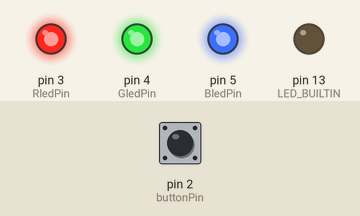
The sketch below on a simulated Arduino Uno, built with avr-gcc and run on an emulated ATmega328P. Shown: output pins drawn as LEDs (lit = HIGH). Dashed ring = blinking. The inputs (shaded band) are chosen by the test bench; at power-on: pin 2 (buttonPin) LOW.

Above: at 1.2 s.
1.3 s: pin 2 (buttonPin) pulled HIGH for 0.15 s
At 1.9 s:
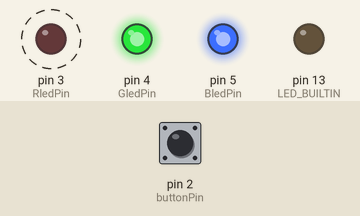
4.4 s: pin 2 (buttonPin) pulled HIGH for 1 s
At 6.1 s:
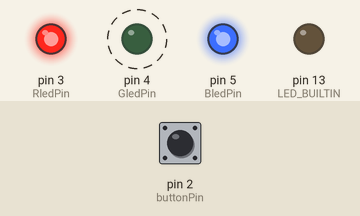
8.4 s: pin 2 (buttonPin) pulled HIGH for 3.2 s
At 10.1 s:
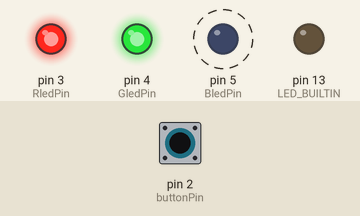
14.6 s: pin 2 (buttonPin) pulled HIGH for 1 s
At 16.1 s:
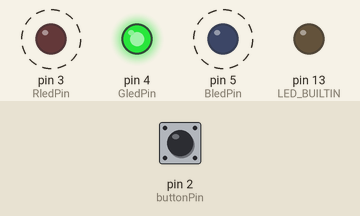
18.6 s: pin 2 (buttonPin) pulled HIGH for 3.2 s
At 20.1 s:
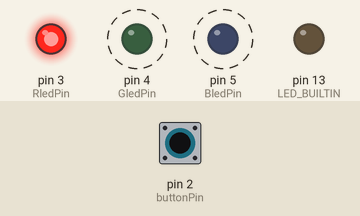
24.8 s: pin 2 (buttonPin) pulled HIGH for 1 s
At 26.1 s:
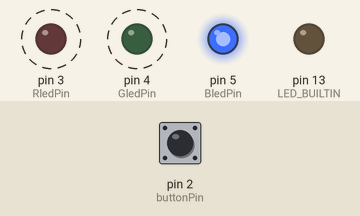
Timing chart, 0 to 29.8 s (numbered marks = the images above; inputs shaded):
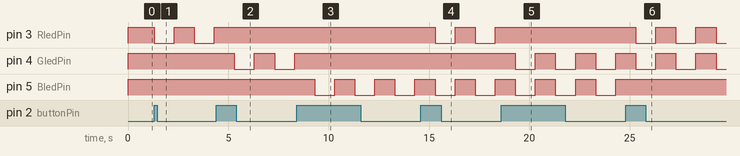

Measured:
- after the input at 1.3 s, pin 3 (RledPin): alternates HIGH for 1.0 s and LOW for 1.0 s, starting at once
- after the input at 4.4 s, pin 3 (RledPin): stops changing and stays HIGH; pin 4 (GledPin): alternates HIGH for 1.0 s and LOW for 1.0 s, starting after 0.90 s
- after the input at 8.4 s, pin 4 (GledPin): stops changing and stays HIGH; pin 5 (BledPin): alternates HIGH for 1.0 s and LOW for 1.0 s, starting after 0.90 s
- after the input at 14.6 s, pin 3 (RledPin): alternates HIGH for 1.0 s and LOW for 1.0 s, starting after 0.70 s
- after the input at 18.6 s, pin 3 (RledPin): stops changing and stays HIGH; pin 4 (GledPin): alternates HIGH for 1.0 s and LOW for 1.0 s, starting after 0.70 s
- after the input at 24.8 s, pin 3 (RledPin): alternates HIGH for 1.0 s and LOW for 1.0 s, starting after 0.50 s; pin 5 (BledPin): stops changing and stays HIGH

The sketch:

sep30practice8.ino
```cpp
const int buttonPin = 2;

const int RledPin = 3;
const int GledPin = 4;
const int BledPin = 5;

int buttonState = 0;
int ledState = 0;
int ledcolor = 0;
bool ButtonPressed = false;
String currentcolor = "led";
unsigned long previousMillis = 0;
const long interval = 1000;

void setup() {

  pinMode(RledPin, OUTPUT);
  pinMode(GledPin, OUTPUT);
  pinMode(BledPin, OUTPUT);

  pinMode(buttonPin, INPUT);

  pinMode(LED_BUILTIN, OUTPUT);
}

void loop() {
  // Read button
  buttonState = digitalRead(buttonPin);
  Serial.print("Current Color: ");
  Serial.println(currentcolor);

  if (buttonState == HIGH && ButtonPressed == false) {

    ledcolor = ledcolor + 1;
    ButtonPressed = true;

    if (ledcolor > 7) {
      ledcolor = 0;
    }
  }

  if (buttonState == LOW && ButtonPressed) {
    ButtonPressed = false;
  }

  unsigned long currentMillis = millis();
  if (currentMillis - previousMillis >= interval) {

    previousMillis = currentMillis;
  if (ledState == LOW)  {
      ledState = HIGH;
    } else {
      ledState = LOW;
    }
  }

  // LED colors

  if (ledcolor == 0) {

    currentcolor = "LED off";

    digitalWrite(RledPin, HIGH);
    digitalWrite(GledPin, HIGH);
    digitalWrite(BledPin, HIGH);
  }

  else if (ledcolor == 1) {

    currentcolor = "Red";

    digitalWrite(RledPin, LOW);
    digitalWrite(GledPin, HIGH);
    digitalWrite(BledPin, HIGH);

    delay(1000);

    digitalWrite(RledPin, HIGH);
    digitalWrite(GledPin, HIGH);
    digitalWrite(BledPin, HIGH);

    delay(1000);
  }

  else if (ledcolor == 2) {

    currentcolor = "Blue";

    digitalWrite(RledPin, HIGH);
    digitalWrite(GledPin, LOW);
    digitalWrite(BledPin, HIGH);

    delay(1000);

    digitalWrite(RledPin, HIGH);
    digitalWrite(GledPin, HIGH);
    digitalWrite(BledPin, HIGH);

    delay(1000);
  }

  else if (ledcolor == 3) {

    currentcolor = "Green";

    digitalWrite(RledPin, HIGH);
    digitalWrite(GledPin, HIGH);
    digitalWrite(BledPin, LOW);

    delay(1000);

    digitalWrite(RledPin, HIGH);
    digitalWrite(GledPin, HIGH);
    digitalWrite(BledPin, HIGH);

    delay(1000);
  }

  else if (ledcolor == 4) {

    currentcolor = "Yellow";

    digitalWrite(RledPin, LOW);
    digitalWrite(GledPin, HIGH);
    digitalWrite(BledPin, LOW);

    delay(1000);

    digitalWrite(RledPin, HIGH);
    digitalWrite(GledPin, HIGH);
    digitalWrite(BledPin, HIGH);

    delay(1000);
  }

  else if (ledcolor == 5) {

    currentcolor = "Cyan";

    digitalWrite(RledPin, HIGH);
    digitalWrite(GledPin, LOW);
    digitalWrite(BledPin, LOW);

    delay(1000);

    digitalWrite(RledPin, HIGH);
    digitalWrite(GledPin, HIGH);
    digitalWrite(BledPin, HIGH);

    delay(1000);
  }

  else if (ledcolor == 6) {

    currentcolor = "Purple";

    digitalWrite(RledPin, LOW);
    digitalWrite(GledPin, LOW);
    digitalWrite(BledPin, HIGH);

    delay(1000);

    digitalWrite(RledPin, HIGH);
    digitalWrite(GledPin, HIGH);
    digitalWrite(BledPin, HIGH);

    delay(1000);
  }

  else if (ledcolor == 7) {

    currentcolor = "White";

    digitalWrite(RledPin, LOW);
    digitalWrite(GledPin, LOW);
    digitalWrite(BledPin, LOW);

    delay(1000);

    digitalWrite(RledPin, HIGH);
    digitalWrite(GledPin, HIGH);
    digitalWrite(BledPin, HIGH);

    delay(1000);
  }
}
```
